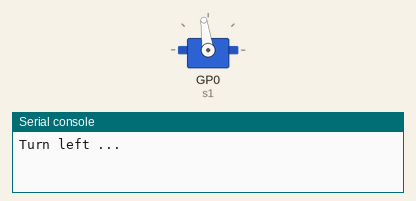
Bench run of a program on a simulated Raspberry Pi Pico running MicroPython. Parts: servo, the last lines printed to the serial console. Servo angles are drawn from the pulse width (0.5 ms = 0°, 2.5 ms = 180°).

Above: at 0.05 s.
At 4.05 s:
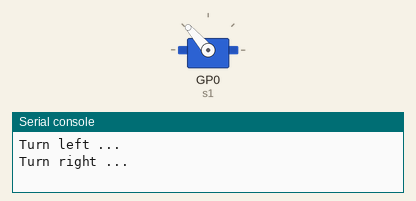
At 7.0 s:
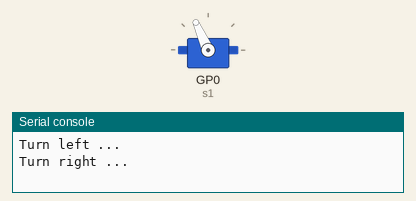
Timing chart, 0 to 10.4 s (numbered marks = the images above):
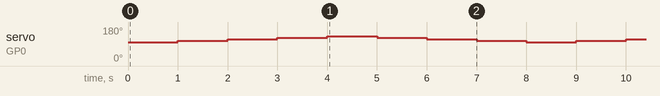

Measured:
- by itself, servo on GP0 (s1): repeats every 8.0 s: 114° 1.0 s, 123° 1.0 s, 131° 1.0 s, 123° 1.0 s, 114° 1.0 s, 106° 1.0 s, 98° 1.0 s, 106° 1.0 s

The program:

forloop.py
```python
from servo import Servo
import utime

s1 = Servo(0)       # Servo pin is connected to GP0

def servo_Map(x, in_min, in_max, out_min, out_max):
    return (x - in_min) * (out_max - out_min) / (in_max - in_min) + out_min

def servo_Angle(angle):
    if angle < 0:
        angle = 0
    if angle > 180:
        angle = 180
    s1.goto(round(servo_Map(angle,0,180,0,1024))) # Convert range value to angle value

def vertical():
    while True:
        print("Turn left ...")
        for i in range(97,141,11):
            servo_Angle(i)
            utime.sleep(1)
        print("Turn right ...")
        for i in range(141,97,-11):
            servo_Angle(i)
            utime.sleep(1)
vertical()
```

servo.py
```python
from machine import Pin, PWM


class Servo:
    """ A simple class for controlling a 9g servo with the Raspberry Pi Pico.

    Attributes:

        minVal: An integer denoting the minimum duty value for the servo motor.

        maxVal: An integer denoting the maximum duty value for the servo motor.

    """

    def __init__(self, pin: int or Pin or PWM, minVal=2500, maxVal=7500):
        """ Creates a new Servo Object.

        args:

            pin (int or machine.Pin or machine.PWM): Either an integer denoting the number of the GPIO pin or an already constructed Pin or PWM object that is connected to the servo.

            minVal (int): Optional, denotes the minimum duty value to be used for this servo.

            maxVal (int): Optional, denotes the maximum duty value to be used for this servo.

        """

        if isinstance(pin, int):
            pin = Pin(pin, Pin.OUT)
        if isinstance(pin, Pin):
            self.__pwm = PWM(pin)
        if isinstance(pin, PWM):
            self.__pwm = pin
        self.__pwm.freq(50)
        self.minVal = minVal
        self.maxVal = maxVal

    def deinit(self):
        """ Deinitializes the underlying PWM object.

        """
        self.__pwm.deinit()

    def goto(self, value: int):
        """ Moves the servo to the specified position.

        args:

            value (int): The position to move to, represented by a value from 0 to 1024 (inclusive).

        """
        if value < 0:
            value = 0
        if value > 1024:
            value = 1024
        delta = self.maxVal-self.minVal
        target = int(self.minVal + ((value / 1024) * delta))
        self.__pwm.duty_u16(target)

    def middle(self):
        """ Moves the servo to the middle.
        """
        self.goto(512)

    def free(self):
        """ Allows the servo to be moved freely.
        """
        self.__pwm.duty_u16(0)
```
